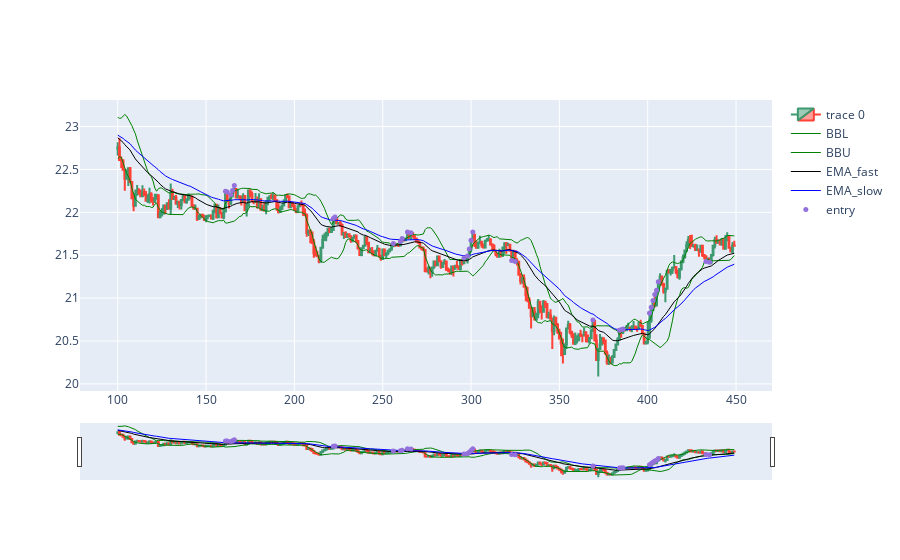

Notebook cell for this chart:
### Code cell
import plotly.graph_objects as go
from plotly.subplots import make_subplots
from datetime import datetime
st=100
dfpl = df[st:st+350]
#dfpl.reset_index(inplace=True)
fig = go.Figure(data=[go.Candlestick(x=dfpl.index,
                open=dfpl['open'],
                high=dfpl['high'],
                low=dfpl['low'],
                close=dfpl['close']),

                go.Scatter(x=dfpl.index, y=dfpl['BBL_15_1.5'], 
                           line=dict(color='green', width=1), 
                           name="BBL"),
                go.Scatter(x=dfpl.index, y=dfpl['BBU_15_1.5'], 
                           line=dict(color='green', width=1), 
                           name="BBU"),
                go.Scatter(x=dfpl.index, y=dfpl['EMA_fast'], 
                           line=dict(color='black', width=1), 
                           name="EMA_fast"),
                go.Scatter(x=dfpl.index, y=dfpl['EMA_slow'], 
                           line=dict(color='blue', width=1), 
                           name="EMA_slow")])

fig.add_scatter(x=dfpl.index, y=dfpl['pointpos'], mode="markers",
                marker=dict(size=5, color="MediumPurple"),
                name="entry")

fig.show()

### Figure 1 — Plotly figure (JSON) as saved in the notebook; plotly's stock layout.template omitted (floating-point values rounded to 4 significant figures; data arrays with more than 128 entries replaced by an {"elided": "..."} marker saying what was removed)
{"data": [{"close": {"elided": "350 float values"}, "high": {"elided": "350 float values"}, "low": {"elided": "350 float values"}, "open": {"elided": "350 float values"}, "type": "candlestick", "x": {"elided": "350 int values"}}, {"line": {"color": "green", "width": 1}, "name": "BBL", "type": "scatter", "x": {"elided": "350 int values"}, "y": {"elided": "350 float values"}}, {"line": {"color": "green", "width": 1}, "name": "BBU", "type": "scatter", "x": {"elided": "350 int values"}, "y": {"elided": "350 float values"}}, {"line": {"color": "black", "width": 1}, "name": "EMA_fast", "type": "scatter", "x": {"elided": "350 int values"}, "y": {"elided": "350 float values"}}, {"line": {"color": "blue", "width": 1}, "name": "EMA_slow", "type": "scatter", "x": {"elided": "350 int values"}, "y": {"elided": "350 float values"}}, {"marker": {"color": "MediumPurple", "size": 5}, "mode": "markers", "name": "entry", "type": "scatter", "x": {"elided": "350 int values"}, "y": {"elided": "350 float values"}}], "layout": {}}
